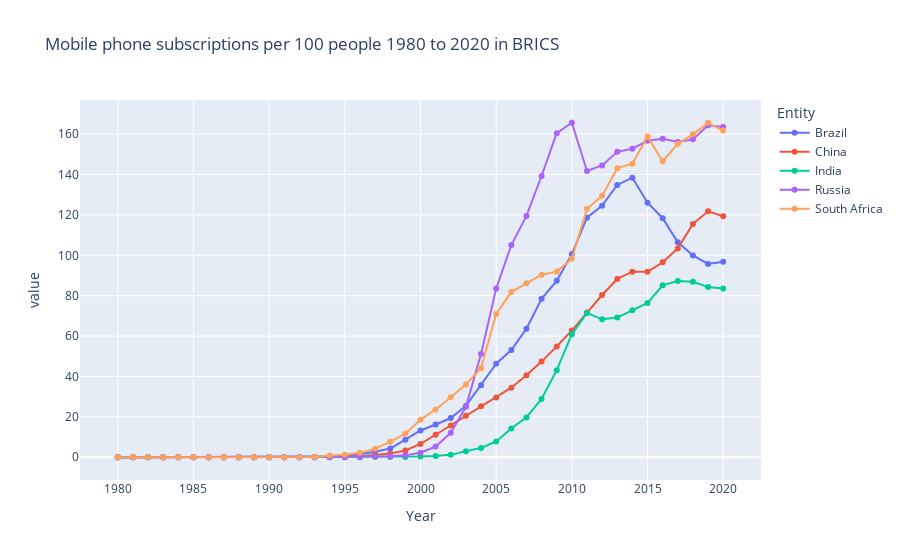

Notebook code cell kept with this figure:
### Code cell
fig = px.line(brics,x='Year',y=['Cellular Subscription'],color='Entity',markers=True,title='Mobile phone subscriptions per 100 people 1980 to 2020 in BRICS')
fig.show()

### Figure 1 — Plotly figure (JSON) as saved in the notebook; plotly's stock layout.template omitted (floating-point values rounded to 4 significant figures)
{"data": [{"hovertemplate": "Entity=Brazil<br>variable=Cellular Subscription<br>Year=%{x}<br>value=%{y}<extra></extra>", "legendgroup": "Brazil", "line": {"color": "#636efa", "dash": "solid"}, "marker": {"symbol": "circle"}, "mode": "lines+markers", "name": "Brazil", "orientation": "v", "showlegend": true, "type": "scatter", "x": [1980, 1981, 1982, 1983, 1984, 1985, 1986, 1987, 1988, 1989, 1990, 1991, 1992, 1993, 1994, 1995, 1996, 1997, 1998, 1999, 2000, 2001, 2002, 2003, 2004, 2005, 2006, 2007, 2008, 2009, 2010, 2011, 2012, 2013, 2014, 2015, 2016, 2017, 2018, 2019, 2020], "xaxis": "x", "y": [0, 0, 0, 0, 0, 0, 0, 0, 0, 0, 0.0004476, 0.004418, 0.02074, 0.116, 0.36, 0.7934, 1.518, 2.721, 4.34, 8.724, 13.27, 16.22, 19.43, 25.51, 35.65, 46.32, 53.1, 63.63, 78.45, 87.36, 100.6, 118.7, 124.6, 134.9, 138.5, 126.1, 118.4, 106.5, 99.97, 95.72, 96.84], "yaxis": "y"}, {"hovertemplate": "Entity=China<br>variable=Cellular Subscription<br>Year=%{x}<br>value=%{y}<extra></extra>", "legendgroup": "China", "line": {"color": "#EF553B", "dash": "solid"}, "marker": {"symbol": "circle"}, "mode": "lines+markers", "name": "China", "orientation": "v", "showlegend": true, "type": "scatter", "x": [1980, 1981, 1982, 1983, 1984, 1985, 1986, 1987, 1988, 1989, 1990, 1991, 1992, 1993, 1994, 1995, 1996, 1997, 1998, 1999, 2000, 2001, 2002, 2003, 2004, 2005, 2006, 2007, 2008, 2009, 2010, 2011, 2012, 2013, 2014, 2015, 2016, 2017, 2018, 2019, 2020], "xaxis": "x", "y": [0, 0, 0, 0, 0, 0, 0, 6.27e-05, 0.0002836, 0.0008465, 0.001557, 0.003986, 0.01466, 0.05235, 0.1275, 0.2924, 0.5475, 1.049, 1.876, 3.379, 6.606, 11.15, 15.76, 20.52, 25.31, 29.56, 34.45, 40.66, 47.37, 54.9, 62.76, 71.65, 80.35, 88.31, 91.9, 91.84, 96.53, 103.4, 115.5, 121.8, 119.4], "yaxis": "y"}, {"hovertemplate": "Entity=India<br>variable=Cellular Subscription<br>Year=%{x}<br>value=%{y}<extra></extra>", "legendgroup": "India", "line": {"color": "#00cc96", "dash": "solid"}, "marker": {"symbol": "circle"}, "mode": "lines+markers", "name": "India", "orientation": "v", "showlegend": true, "type": "scatter", "x": [1980, 1981, 1982, 1983, 1984, 1985, 1986, 1987, 1988, 1989, 1990, 1991, 1992, 1993, 1994, 1995, 1996, 1997, 1998, 1999, 2000, 2001, 2002, 2003, 2004, 2005, 2006, 2007, 2008, 2009, 2010, 2011, 2012, 2013, 2014, 2015, 2016, 2017, 2018, 2019, 2020], "xaxis": "x", "y": [0, 0, 0, 0, 0, 0, 0, 0, 0, 0, 0, 0, 0, 0, 0, 0.007955, 0.03339, 0.0881, 0.1173, 0.1815, 0.3386, 0.6084, 1.189, 3.031, 4.623, 7.855, 14.25, 19.74, 28.89, 43.12, 60.94, 71.49, 68.32, 69.2, 72.86, 76.41, 85.15, 87.32, 86.94, 84.27, 83.6], "yaxis": "y"}, {"hovertemplate": "Entity=Russia<br>variable=Cellular Subscription<br>Year=%{x}<br>value=%{y}<extra></extra>", "legendgroup": "Russia", "line": {"color": "#ab63fa", "dash": "solid"}, "marker": {"symbol": "circle"}, "mode": "lines+markers", "name": "Russia", "orientation": "v", "showlegend": true, "type": "scatter", "x": [1980, 1981, 1982, 1983, 1984, 1985, 1986, 1987, 1988, 1989, 1990, 1991, 1992, 1993, 1994, 1995, 1996, 1997, 1998, 1999, 2000, 2001, 2002, 2003, 2004, 2005, 2006, 2007, 2008, 2009, 2010, 2011, 2012, 2013, 2014, 2015, 2016, 2017, 2018, 2019, 2020], "xaxis": "x", "y": [0, 0, 0, 0, 0, 0, 0, 0, 0, 0, 0, 0.0002027, 0.004047, 0.00674, 0.0187, 0.05972, 0.1507, 0.3282, 0.507, 0.9329, 2.229, 5.315, 12.13, 24.99, 51.17, 83.52, 105.1, 119.5, 139.3, 160.5, 165.7, 141.8, 144.5, 151.3, 152.8, 156.8, 157.7, 156.2, 157.4, 164.4, 163.6], "yaxis": "y"}, {"hovertemplate": "Entity=South Africa<br>variable=Cellular Subscription<br>Year=%{x}<br>value=%{y}<extra></extra>", "legendgroup": "South Africa", "line": {"color": "#FFA15A", "dash": "solid"}, "marker": {"symbol": "circle"}, "mode": "lines+markers", "name": "South Africa", "orientation": "v", "showlegend": true, "type": "scatter", "x": [1980, 1981, 1982, 1983, 1984, 1985, 1986, 1987, 1988, 1989, 1990, 1991, 1992, 1993, 1994, 1995, 1996, 1997, 1998, 1999, 2000, 2001, 2002, 2003, 2004, 2005, 2006, 2007, 2008, 2009, 2010, 2011, 2012, 2013, 2014, 2015, 2016, 2017, 2018, 2019, 2020], "xaxis": "x", "y": [0, 0, 0, 0, 0, 0, 0, 0, 0, 0.01108, 0.01543, 0.01882, 0.03235, 0.1009, 0.8382, 1.291, 2.256, 4.271, 7.639, 11.7, 18.54, 23.67, 29.69, 36.09, 44.06, 70.93, 81.8, 86.12, 90.4, 91.99, 98.35, 123.1, 129.5, 143.2, 145.4, 158.9, 146.6, 155.2, 159.9, 165.6, 161.8], "yaxis": "y"}], "layout": {"legend": {"title": {"text": "Entity"}, "tracegroupgap": 0}, "title": {"text": "Mobile phone subscriptions per 100 people 1980 to 2020 in BRICS"}, "xaxis": {"anchor": "y", "domain": [0, 1], "title": {"text": "Year"}}, "yaxis": {"anchor": "x", "domain": [0, 1], "title": {"text": "value"}}}}
